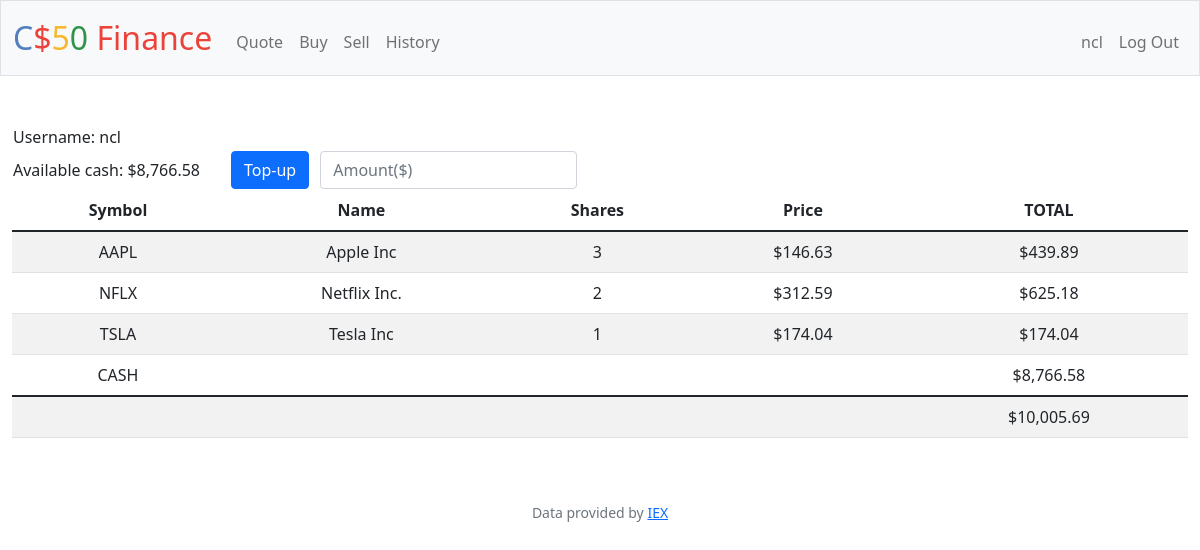
The page /profile (signed in) on the database as committed earlier.
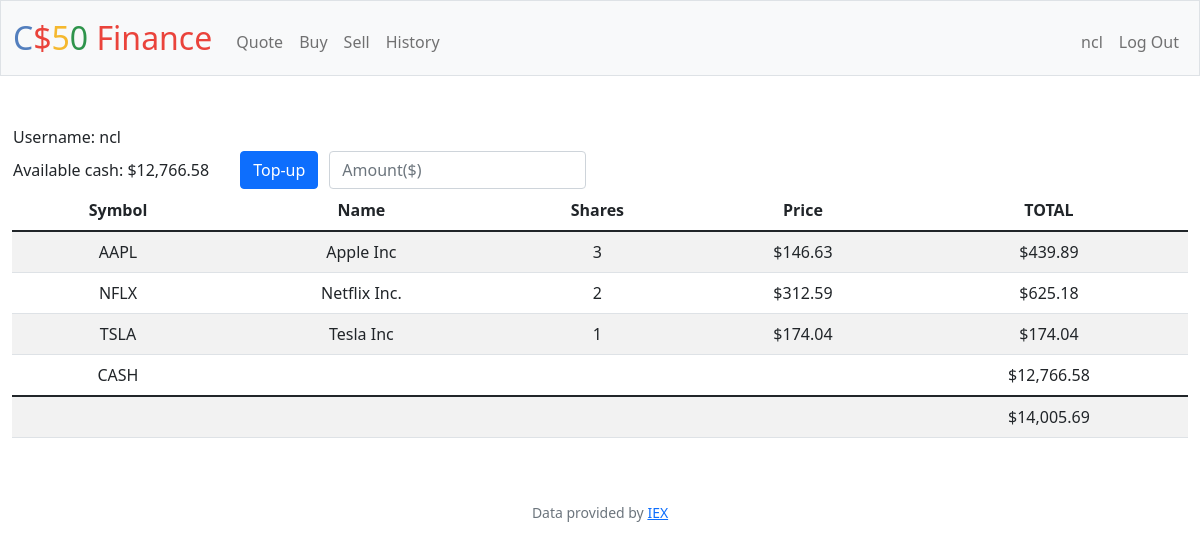
The same page on the database as committed later.
### tables this page shows
CREATE TABLE users (id INTEGER PRIMARY KEY AUTOINCREMENT NOT NULL, username TEXT NOT NULL, hash TEXT NOT NULL, cash NUMERIC NOT NULL DEFAULT 10000.00);

CREATE TABLE transactions(
    id INTEGER PRIMARY KEY AUTOINCREMENT,
    user_id INTEGER NOT NULL, 
    name TEXT NOT NULL, 
    shares INTEGER NOT NULL, 
    price NUMERIC NOT NULL, 
    type TEXT NOT NULL, 
    symbol TEXT NOT NULL, 
    time TIMESTAMP DEFAULT CURRENT_TIMESTAMP, 
    FOREIGN KEY(user_id) REFERENCES users(id)
);

### app.py (the view)
@app.route("/profile", methods=["GET", "POST"])
@login_required
def profile():
    uid = session["user_id"]
    if request.method == "POST":
        topup = float(request.form.get("topup"))
        available_cash = db.execute("SELECT cash FROM users WHERE id = ?", uid)[0]["cash"]
        db.execute("UPDATE users SET cash = ? WHERE id = ?", available_cash + topup, uid)
        return redirect("/profile")
    else:
        username = db.execute("SELECT username FROM users WHERE id = ?", uid)[0]["username"]
        userdata = db.execute(
            "SELECT username, cash FROM users WHERE id = ?", uid)
        stocks = db.execute(
            "SELECT symbol, name, price, SUM(shares) as totalShares FROM transactions WHERE user_id = ? GROUP BY symbol", uid)
        cash = db.execute("SELECT cash FROM users WHERE id = ?", uid)[0]["cash"]
        total = cash
        for stock in stocks:
            total += stock["price"]*stock["totalShares"]
        return render_template("profile.html", stocks2=stocks, cash=usd(cash), total=usd(total), usd=usd, username=username, userdata=userdata)

### app.py (called while the page is built)
@app.after_request
def after_request(response):
    response.headers["Cache-Control"] = "no-cache, no-store, must-revalidate"
    response.headers["Expires"] = 0
    response.headers["Pragma"] = "no-cache"
    return response

### helpers.py (called while the page is built)
def login_required(f):
    @wraps(f)
    def decorated_function(*args, **kwargs):
        if session.get("user_id") is None:
            return redirect("/login")
        return f(*args, **kwargs)
    return decorated_function

def usd(value):
    return f"${value:,.2f}"

### templates/profile.html (shortened to what this page needs)
{% extends "layout.html" %}
{% block main %}
<table>
<tr>
<td style="text-align:left">
{% for data in userdata %}
            Username: {{ data["username"]}}
        {% endfor %}
</td>
</tr>
<tr>
<td style="text-align:left">
{% for data in userdata %}
            Available cash: {{ usd(data["cash"])}}
{% endfor %}
</td>
<form action="/profile" method="post">
<td style="padding-left: 30px">
    <button class="btn btn-primary" type="submit">Top-up</button></td>
<td style="padding-left: 10px">
    <div>
        <input class="form-control mx-auto w-auto" name="topup" placeholder="Amount($)" type="numeric">
    </div>
</td>
</form>
</tr>
</table>
<table class="table table-striped">
    <thead>
        <tr>
            <th>Symbol</th>
            <th>Name</th>
            <th>Shares</th>
            <th>Price</th>
            <th>TOTAL</th>
        </tr>
    </thead>
    <tbody>
        {% for stock in stocks2 %}
        <tr>
            <td>{{ stock["symbol"]}}</td>
            <td>{{ stock["name"]}}</td>
            <td>{{ stock["totalShares"]}}</td>
            <td>{{ usd(stock["price"]) }}</td>
            <td>{{ usd(stock["totalShares"] * stock["price"]) }}</td>
        </tr>
        {% endfor %}
        <tr>
            <td>CASH</td>
            <td colspan="3"></td>
            <td>{{ cash }}</td>
        </tr>
    </tbody>
        <td colspan="4"></td>
        <td>{{total}}</td>
</table>
{% endblock %}

### templates/layout.html (shortened to what this page needs)
<!DOCTYPE html>
<html lang="en">
    <head>
        <link href="https://cdn.jsdelivr.net/npm/bootstrap@5.1.3/dist/css/bootstrap.min.css" rel="stylesheet">
        <link href="/static/styles.css" rel="stylesheet">
    </head>
    <body>
        <nav class="bg-light border navbar navbar-expand-md navbar-light">
            <div class="container-fluid">
                <a class="navbar-brand" href="/"><span class="blue">C</span><span class="red">$</span><span class="yellow">5</span><span class="green">0</span> <span class="red">Finance</span></a>
                <div class="collapse navbar-collapse" id="navbar">
                    {% if session["user_id"] %}
                        <ul class="navbar-nav me-auto mt-2">
                            <li class="nav-item"><a class="nav-link" href="/quote">Quote</a></li>
                            <li class="nav-item"><a class="nav-link" href="/buy">Buy</a></li>
                            <li class="nav-item"><a class="nav-link" href="/sell">Sell</a></li>
                            <li class="nav-item"><a class="nav-link" href="/history">History</a></li>
                        </ul>
                        <ul class="navbar-nav ms-auto mt-2">
                            <li class="nav-item"><a class="nav-link"href="/profile">{{session["user"]}}</a></li>
                            <li class="nav-item"><a class="nav-link" href="/logout">Log Out</a></li>
                        </ul>
                    {% else %}
                        <ul class="navbar-nav ms-auto mt-2">
                            <li class="nav-item"><a class="nav-link" href="/register">Register</a></li>
                            <li class="nav-item"><a class="nav-link" href="/login">Log In</a></li>
                        </ul>
                    {% endif %}
                </div>
            </div>
        </nav>
        <main class="container-fluid py-5 text-center">
            {% block main %}{% endblock %}
        </main>
        <footer class="mb-5 small text-center text-muted">
            Data provided by <a href="https://iexcloud.io/">IEX</a>
        </footer>
    </body>
</html>

### static/styles.css (style rules this page uses)
nav .navbar-brand { font-size: xx-large; }
nav .navbar-brand .blue { color: #537fbe; }
nav .navbar-brand .red { color: #ea433b; }
nav .navbar-brand .yellow { color: #f5b82e; }
nav .navbar-brand .green { color: #2e944b; }

Rows that differ between the two databases and show on the page:
changed users "ncl": cash "$8,766.58" → "$12,766.58"
Other text that changed with them:
{{ cash }}: "$8,766.58" → "$12,766.58"
{{ total }}: "$10,005.69" → "$14,005.69"
